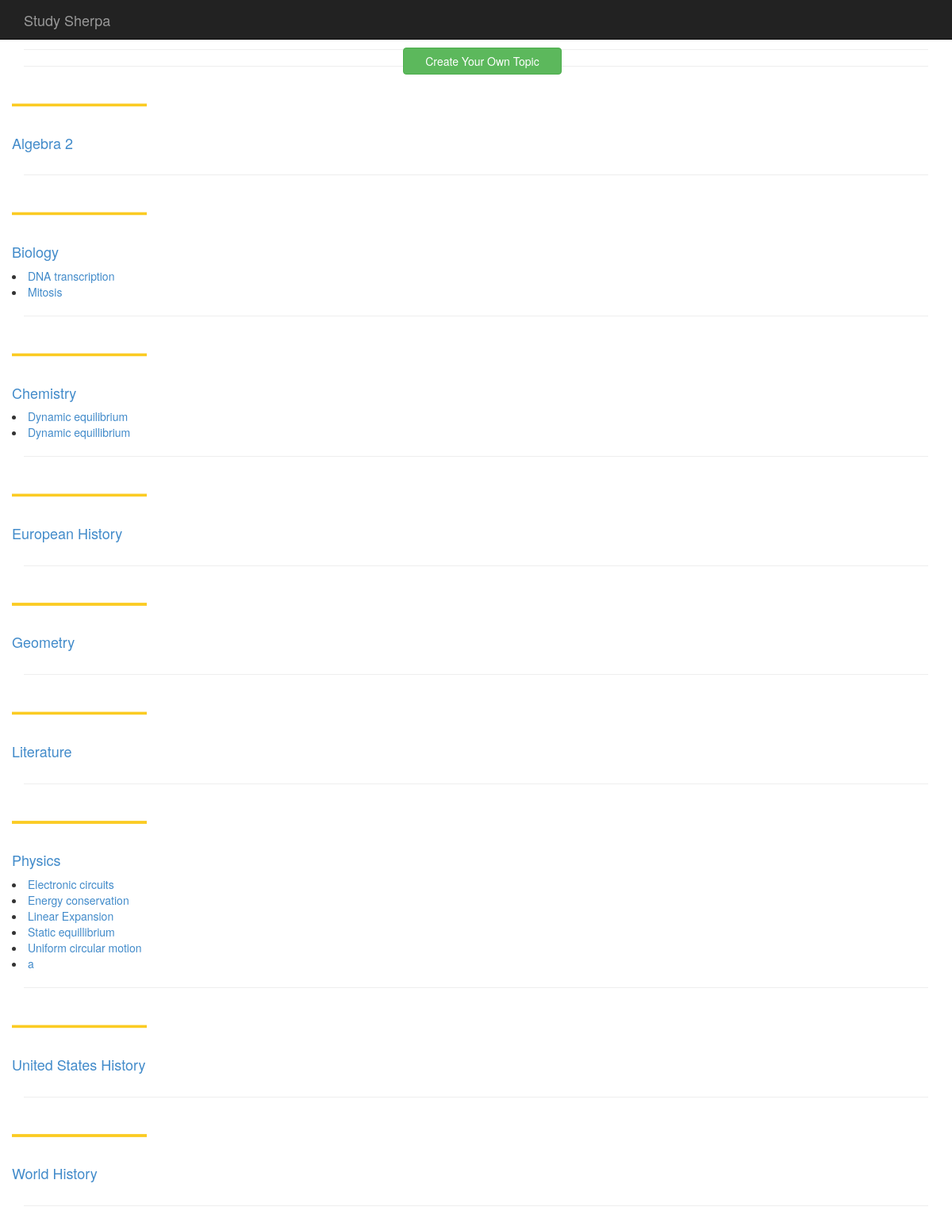
The app's page /topics/, older data.
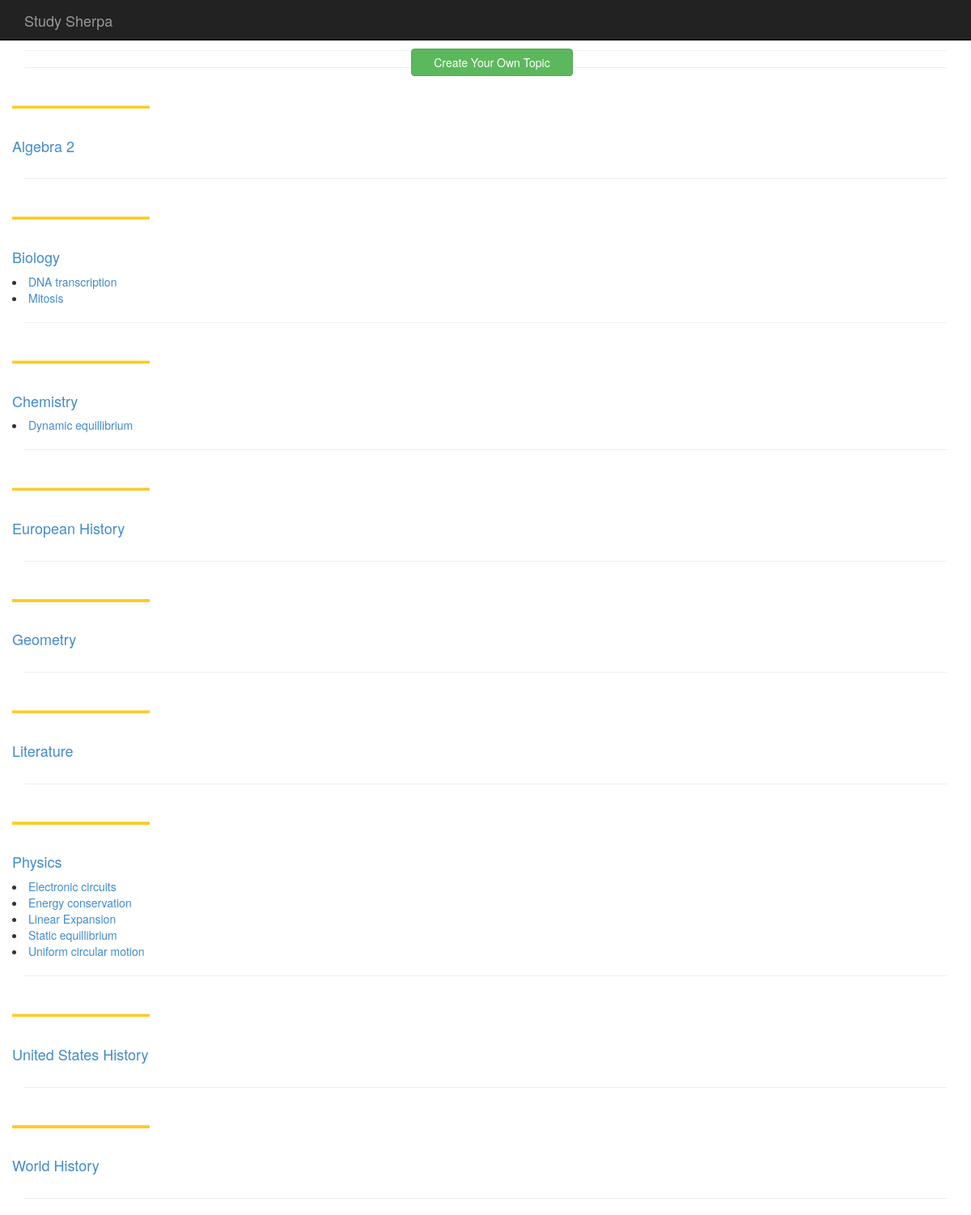
The same page, newer data.
### topics/models.py (models this page shows, shortened)
class Subject(models.Model):
    name = models.CharField(max_length=50)
    slug = models.SlugField()

class Topic(models.Model):
    name = models.CharField(max_length=100)
    subject = models.ForeignKey(Subject)
    slug = models.SlugField()

### topics/views.py (the view)
def all_topics(request):
    def render_page(subjects):
        params = {'subjects': subjects}
        return render(request, 'topics/all_topics.html', params)
    '''
    each item in the 'subjects' list is a 2-item list.
    the first item is the name of the subject, and the other is the topics under that subject
    '''
    subjects = []
    for subject in Subject.objects.order_by('name'):
        elem = []
        elem.append(subject.name)
        elem.append(Topic.objects.filter(subject=subject).order_by('name'))
        subjects.append(elem)
    return render_page(subjects)

### topics/templates/topics/all_topics.html (shortened to what this page needs)
{% extends "odin/base.html" %}
{% block content %}
{% load staticfiles %}
<html lang="en">
<div class="navbar navbar-inverse navbar-fixed-top" role="navigation">
<div class="container">
<div class="navbar-header">
<a class="navbar-brand" href="../">Study Sherpa</a>
</div>
<div class="navbar-collapse collapse">
<div class="navbar-collapse collapse">
</div>
</div>
</div>
</div>
<form action="{% url 'create_topic'%}" method="get">
<div class="col-md-2">
<button id="create_topic" name="" class="btn btn-block btn-success" style="position: absolute; left: 8px; top: 60px; ">Create Your Own Topic
</button>
</form>
<div class="container">
{% for subject in subjects %}
<div class="row">
<div class="span5">
<img src="{% static 'image/cornerBadge.png' %}"style="width: 170px">
  <h4><a href="#">{{ subject.0 }}</a></h4>
{% for topic in subject.1 %}
</div>
<div class="span3">
  <div>          <li>
    <a href="{% url 'topics.views.view_topic' topic.slug %}">{{ topic.name }}</a>
	</li>
</div>
{% endfor %}
</div>
</div>
<hr>
{% endfor %}
{% endblock %}

Row changes from the older to the newer data that the page shows:
removed Topic: name "Dynamic equilibrium", shown under "Chemistry"
removed Topic: name "a", shown under "Physics"
